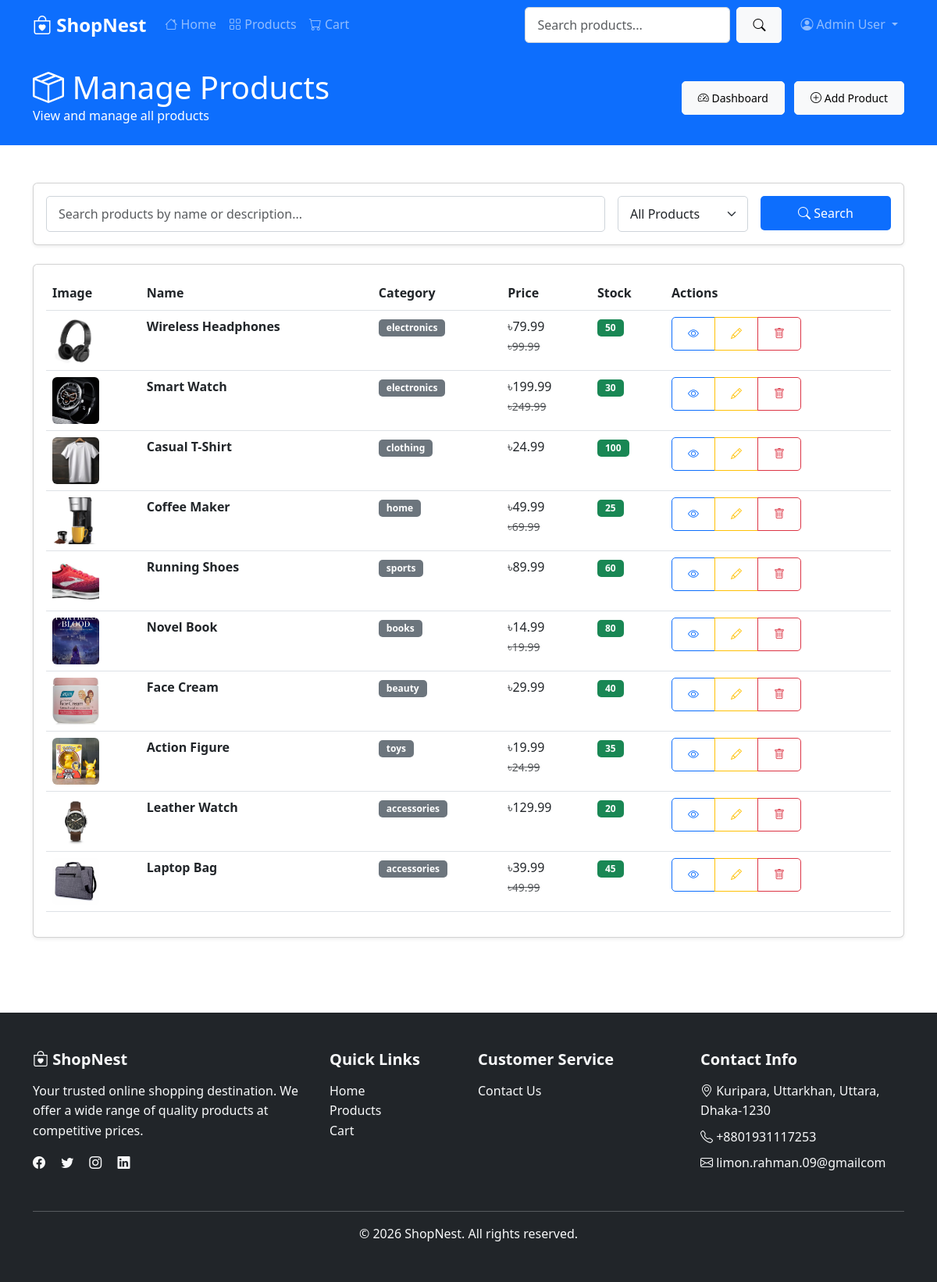
/admin/products.php (signed in), run on the app's committed database.
### tables this page shows
CREATE TABLE IF NOT EXISTS products (
    id INT AUTO_INCREMENT PRIMARY KEY,
    name VARCHAR(200) NOT NULL,
    description TEXT,
    category VARCHAR(50) NOT NULL,
    price DECIMAL(10, 2) NOT NULL,
    old_price DECIMAL(10, 2) DEFAULT NULL,
    stock INT DEFAULT 0,
    image VARCHAR(500),
    features TEXT,
    created_at TIMESTAMP DEFAULT CURRENT_TIMESTAMP,
    updated_at TIMESTAMP DEFAULT CURRENT_TIMESTAMP ON UPDATE CURRENT_TIMESTAMP
);

### admin/products.php (the view, shortened to what this page needs)
<?php
require_once '../includes/DbConnection.php';
$search = isset($_GET['search']) ? mysqli_real_escape_string($dbconnection, $_GET['search']) : '';
$query = "SELECT * FROM products";
$query .= " ORDER BY created_at DESC";
$result = mysqli_query($dbconnection, $query);
include '../includes/header.php';
?>
<section class="bg-primary text-white py-4">
    <div class="container">
        <div class="d-flex justify-content-between align-items-center">
            <div>
                <h1 class="mb-0">
                    <i class="bi bi-box-seam"></i> Manage Products
                </h1>
                <p class="mb-0">View and manage all products</p>
            </div>
            <div>
                <a href="dashboard.php" class="btn btn-light btn-sm me-2">
                    <i class="bi bi-speedometer2"></i> Dashboard
                </a>
                <a href="add_product.php" class="btn btn-light btn-sm">
                    <i class="bi bi-plus-circle"></i> Add Product
                </a>
            </div>
        </div>
    </div>
</section>
<section class="py-5">
    <div class="container">
        <div class="card shadow-sm mb-4">
            <div class="card-body">
                <form action="products.php" method="GET" class="row g-3">
                    <div class="col-md-8">
                        <input type="text" class="form-control" name="search"
                               placeholder="Search products by name or description..."
                               value="<?php echo htmlspecialchars($search); ?>">
                    </div>
                    <div class="col-md-2">
                        <select class="form-select" name="filter" onchange="this.form.submit()">
                            <option value="">All Products</option>
                        </select>
                    </div>
                    <div class="col-md-2">
                        <button type="submit" class="btn btn-primary w-100">
                            <i class="bi bi-search"></i> Search
                        </button>
                    </div>
                </form>
            </div>
        </div>
        <div class="card shadow-sm">
            <div class="card-body">
                <div class="table-responsive">
                    <table class="table table-hover">
                        <thead>
                            <tr>
                                <th>Image</th>
                                <th>Name</th>
                                <th>Category</th>
                                <th>Price</th>
                                <th>Stock</th>
                                <th>Actions</th>
                            </tr>
                        </thead>
                        <tbody>
                            <?php if($result && mysqli_num_rows($result) > 0): ?>
                                <?php while($product = mysqli_fetch_assoc($result)): ?>
                                    <tr>
                                        <td>
                                            <?php
                                            $admin_image = $product['image'];
                                            if (!empty($admin_image) && strpos($admin_image, 'http') !== 0 && strpos($admin_image, '/') !== 0) {
                                                $admin_image = '../assets/images/' . $admin_image;
                                            }
                                            ?>
                                            <img src="<?php echo htmlspecialchars($admin_image); ?>"
                                                 alt="<?php echo htmlspecialchars($product['name']); ?>"
                                                 style="width: 60px; height: 60px; object-fit: cover;"
                                                 class="rounded">
                                        </td>
                                        <td>
                                            <strong><?php echo htmlspecialchars($product['name']); ?></strong>
                                        </td>
                                        <td>
                                            <span class="badge bg-secondary"><?php echo htmlspecialchars($product['category']); ?></span>
                                        </td>
                                        <td>
                                            ৳<?php echo number_format($product['price'], 2); ?>
                                            <?php if(isset($product['old_price']) && $product['old_price'] > 0): ?>
                                                <br><small class="text-muted text-decoration-line-through">
                                                    ৳<?php echo number_format($product['old_price'], 2); ?>
                                                </small>
                                            <?php endif; ?>
                                        </td>
                                        <td>
                                            <span class="badge bg-<?php echo $product['stock'] < 10 ? 'danger' : 'success'; ?>">
                                                <?php echo $product['stock']; ?>
                                            </span>
                                        </td>
                                        <td>
                                            <div class="btn-group btn-group-sm">
                                                <a href="../product_details.php?id=<?php echo $product['id']; ?>&from=admin"
                                                   class="btn btn-outline-primary"
                                                   title="View"
                                                   target="_blank">
                                                    <i class="bi bi-eye"></i>
                                                </a>
                                                <a href="edit_product.php?id=<?php echo $product['id']; ?>"
                                                   class="btn btn-outline-warning"
                                                   title="Edit">
                                                    <i class="bi bi-pencil"></i>
                                                </a>
                                                <a href="delete_product.php?id=<?php echo $product['id']; ?>"
                                                   class="btn btn-outline-danger"
                                                   title="Delete">
                                                    <i class="bi bi-trash"></i>
                                                </a>
                                            </div>
                                        </td>
                                    </tr>
                                <?php endwhile; ?>
                            <?php endif; ?>
                        </tbody>
                    </table>
                </div>
            </div>
        </div>
    </div>
</section>
<?php
include '../includes/footer.php';
?>

### assets/css/style.css (style rules this page uses)
:root { --primary-color: #0d6efd; --secondary-color: #6c757d; --success-color: #198754; --danger-color: #dc3545; --warning-color: #ffc107; --info-color: #0dcaf0; --light-color: #f8f9fa; --dark-color: #212529; }
body { font-family: 'Segoe UI', Tahoma, Geneva, Verdana, sans-serif; line-height: 1.6; color: #333; }
.btn { border-radius: 5px; padding: 10px 20px; font-weight: 500; transition: all 0.3s ease; }
.btn-primary { background-color: var(--primary-color); border: none; }
.form-control, .form-select { border-radius: 5px; border: 1px solid #ced4da; padding: 10px 15px; }
.badge { padding: 5px 10px; border-radius: 5px; }
.bg-primary { background-color: var(--primary-color) !important; }
.shadow-sm { box-shadow: 0 0.125rem 0.25rem rgba(0, 0, 0, 0.075) !important; }
.rounded { border-radius: 0.375rem !important; }

### data on the page
products: shows a picture, name "Wireless Headphones", category "electronics", price "79.99", old_price "99.99", stock "50"
products: shows a picture, name "Smart Watch", category "electronics", price "199.99", old_price "249.99", stock "30"
products: shows a picture, name "Casual T-Shirt", category "clothing", price "24.99", stock "100"
products: shows a picture, name "Coffee Maker", category "home", price "49.99", old_price "69.99", stock "25"
products: shows a picture, name "Running Shoes", category "sports", price "89.99", stock "60"
products: shows a picture, name "Novel Book", category "books", price "14.99", old_price "19.99", stock "80"
products: shows a picture, name "Face Cream", category "beauty", price "29.99", stock "40"
products: shows a picture, name "Action Figure", category "toys", price "19.99", old_price "24.99", stock "35"
products: shows a picture, name "Leather Watch", category "accessories", price "129.99", stock "20"
products: shows a picture, name "Laptop Bag", category "accessories", price "39.99", old_price "49.99", stock "45"

### other printed values
$_SESSION['user_name'] "Admin User"
